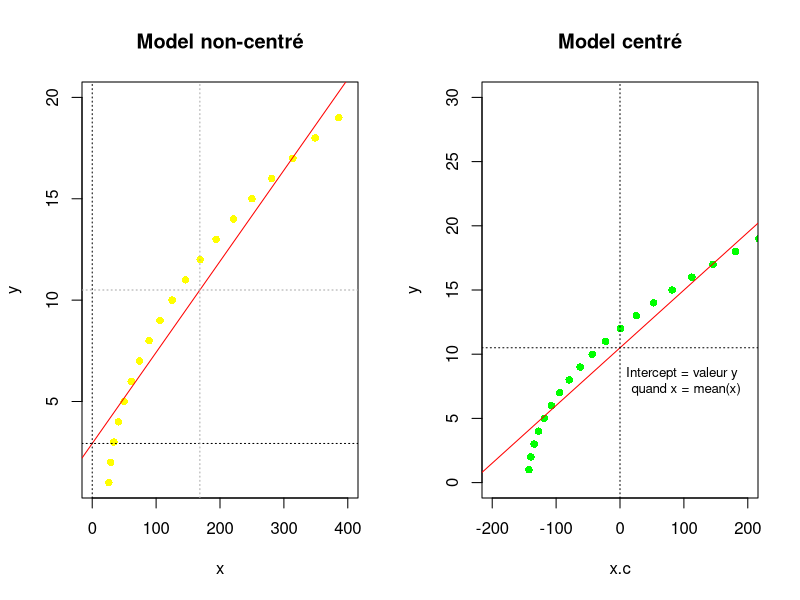

R code for this plot:
# By Ludovic G.

###=========================================###
###          Centrer un modele              ###
###=========================================###

par(mfrow = c(1,2))

#=========#
# Model 1 #
#=========#
y = 1:20
x = y^2 + 25

model = lm(y ~ x)
summary(model)

plot(y ~ x,xlim = c(0,400),col = "yellow",pch = 16, main = "Model non-centré")
abline(model,col = "red")
abline(h = coef(model)[1], col = "black",lty =3)
abline(v = 0, col = "black",lty =3)
abline(v = mean(x), col = "darkgray", lty = 3)
abline(h = 10.5, col = "darkgray", lty = 3) # valeur de y quand x est a sa moyenne.

## Quand x = 0 ; y = 2.9. Or il se peut que x ne soit jamais = a 0, et donc cette valeur de y n'a aucun sens. C'est
#- le cas ici, dans les valeurs que j'ai simulees, x ne sera jamais egal a 0, il est au minimum = a 25. Il me 
#- faut donc recentrer le modele pour avoir des comparaisons coherantes.

#=========#
# Model 2 #
#=========#
# Pour centrer le modele, je soustrait la moyenne de x a chaque valeur de x.
x.c = x - mean(x)

model2 = lm(y ~ x.c)
summary(model2)

plot(y ~ x.c,xlim = c(-200,200),ylim = c(0,30),col = "green",pch = 16, main = "Model centré")
abline(model2,col = "red")
abline(h = coef(model2)[1], col = "black",lty =3)
abline(v = 0, col = "black",lty =3)
text(100,8,"Intercept = valeur y \n quand x = mean(x)",col  = "black",cex = 0.8)

## Quand x est a sa valeur moyenne soit mean(x) soit dans ce cas 168.5; y = 10.5. Ce qui a potentiellement 
#- plus de sens. Attention, sur le graph il est marque y = 10.5 pour x = 0 mais c'est normal, c'est juste que
#- le model ne sait pas que l'on a centre les valeurs ; donc pour lui c'est x = 0, mais comme on a centre les valeurs
#- autour de la moyenne, on sait que l'intercept = moyenne de x.


# Note generale: on remarque que l'intercept change, mais bien sur la pente, elle, reste identique.